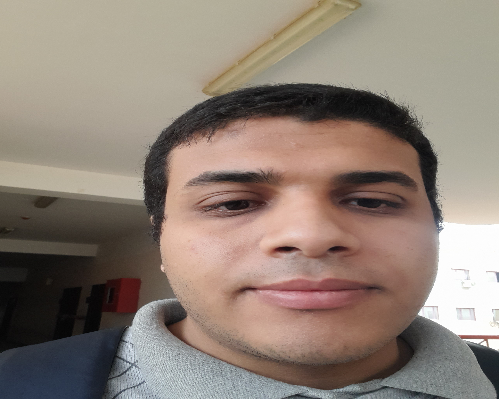
//> input picture processColorsWithClasses/coloredImage.png, 499 x 399 px, given in place of Board.mp4, which was not available
$ ./main   (built with g++ and OpenCV 4)
//> lines starting //> are read from the running program, lines starting //| are printed output that depends on the picture; after the words box and inside, x2 and y2 are one past the last pixel; in counts of white or black regions, pixels touching at a corner belong together; pictures that were not available may be replaced by others from this repository, and a replacement may not be noted
//> further down, frame is the input picture: 399 rows x 499 cols, CV_8UC3; mean B, G, R 118.2, 128.7, 142.8
#include <opencv2/core/core.hpp>
#include <opencv2/highgui/highgui.hpp>
#include <opencv2/imgproc/imgproc.hpp>
#include <iostream>
#include <vector>

class ColorDetector {
    private:

    // minimum acceptance distance
    int maxDist;

    // target color
    cv::Vec3b target;

    // image containing resulting binary map

    cv::Mat result;

    public:

    // empty constructor
    // default parameter initialization here.

    ColorDetector() : maxDist(100), target(0, 0, 0){} // initializer list constructor

    // Sets the color distance threshold
    // Threshold must be positive,
    // otherwise distance threshold is set to 0.

    // full constructor

    // [7 lines left out: function ColorDetector, not called in this run]
    cv::Mat operator() (const cv::Mat& image){

        cv::Mat output;

        // compute absolute difference with target color

        cv::absdiff(image, cv::Scalar(target), output);

        // split the channels into 3 images

        std::vector<cv::Mat> images;
        cv::split(output, images);

        // add the 3 channels

        output = images[0] + images[1] + images[2];

        // apply threshold

        cv::threshold(output,                  /// input image
                    output,                  /// output image
                    maxDist,                 /// threshold
                    255,                     /// max value
                    cv::THRESH_BINARY_INV);  /// thresholding mode
        return output;

    }
    // [25 lines left out: functions setColorDistanceThreshold, getColorDistanceThreshold, setTargetColor, not called in this run]
    void setTargetColor(cv::Vec3b color){
        target = color;
    }

    //  Gets the color to be detected

    // [4 lines left out: function getTargetColor, not called in this run]
    cv::Mat process(const cv::Mat& image);


    void detectHScolor(const cv::Mat& image,
    double minHue, double maxHue,
    double minSat, double maxSat,
    cv::Mat& mask){
//> called with minHue = 160, maxHue = 10, minSat = 25, maxSat = 166

        // convert into HSV space

        cv::Mat hsv;
        cv::cvtColor(image, hsv, cv::COLOR_BGR2HSV);
//> hsv: 399 rows x 499 cols, CV_8UC3; mean H, S, V 29.6, 52, 144.4

        // split the 3 channels into 3 images

        std::vector<cv::Mat> channels;
        cv::split(hsv, channels);
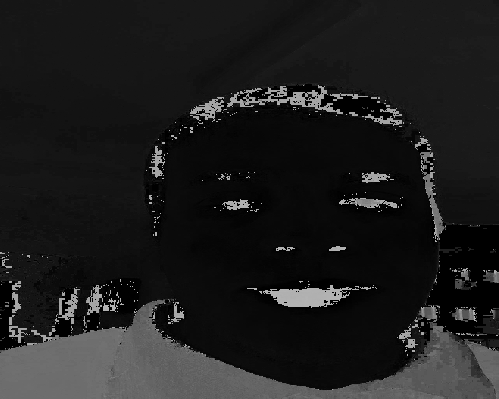
//> channels[0]: 399 rows x 499 cols, CV_8UC1; min 0, max 179, mean 29.6
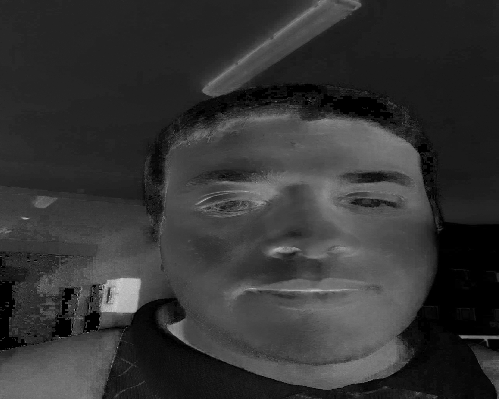
//> channels[1]: 399 rows x 499 cols, CV_8UC1; min 0, max 216, mean 52
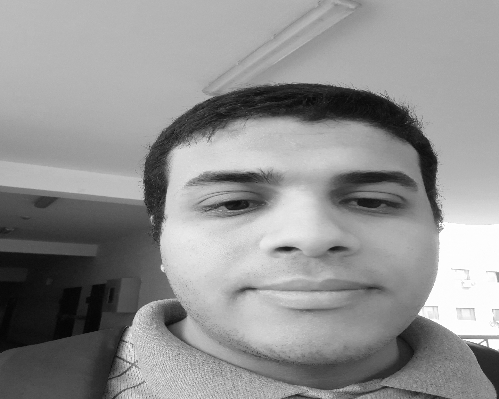
//> channels[2]: 399 rows x 499 cols, CV_8UC1; min 4, max 255, mean 144.4

        // Hue masking
        cv::Mat hueMask;

        cv::Mat mask1;
        cv::threshold(channels[0], mask1, maxHue, 255, cv::THRESH_BINARY_INV);
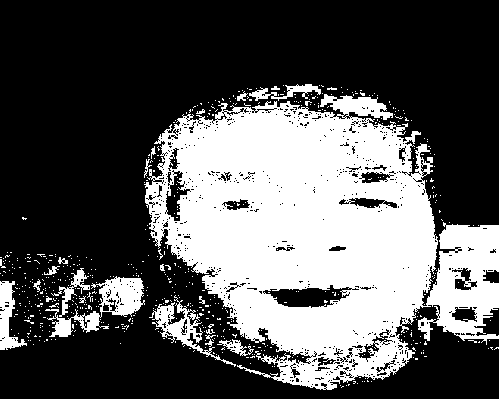
//> mask1: 399 rows x 499 cols, CV_8UC1; 34.6% white; 591 white regions (568 under 20 px), largest, box (x1, y1, x2, y2) and area: (144, 94, 499, 390) 61940, (45, 276, 145, 337) 1979, (149, 295, 236, 367) 1212
        cv::Mat mask2;
        cv::threshold(channels[0], mask2, minHue, 255, cv::THRESH_BINARY);
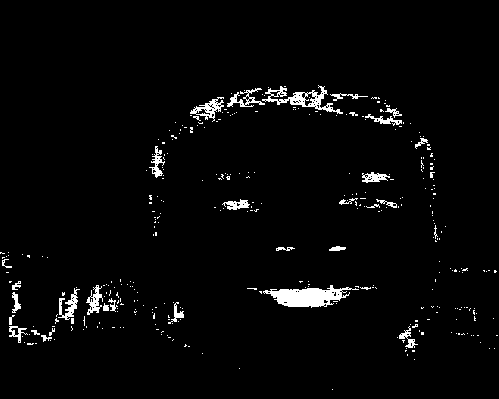
//> mask2: 399 rows x 499 cols, CV_8UC1; 2.8% white; 348 white regions (316 under 20 px), largest, box (x1, y1, x2, y2) and area: (263, 285, 359, 308) 1155, (262, 85, 343, 114) 661, (190, 97, 224, 122) 300
        if (minHue < maxHue)
            hueMask = mask1 & mask2;
        else
            hueMask = mask1 | mask2;
//> hueMask: 399 rows x 499 cols, CV_8UC1; 37.4% white; 403 white regions (387 under 20 px), largest, box (x1, y1, x2, y2) and area: (144, 84, 499, 390) 67194, (39, 268, 145, 342) 3277, (149, 295, 236, 367) 1369

        // Saturation masking
        cv::Mat satMask;

        cv::threshold(channels[1], mask1, maxSat, 255, cv::THRESH_BINARY_INV);
//> mask1: 399 rows x 499 cols, CV_8UC1; 99.5% white; 20 black regions (19 under 20 px), largest, box (x1, y1, x2, y2) and area: (102, 278, 140, 312) 860
        cv::threshold(channels[1], mask2, minSat, 255, cv::THRESH_BINARY);
//> mask2: 399 rows x 499 cols, CV_8UC1; 83.2% white; 633 black regions (616 under 20 px), largest, box (x1, y1, x2, y2) and area: (83, 96, 499, 399) 24480, (180, 77, 402, 129) 4358, (0, 257, 27, 350) 1004

        satMask = mask1 & mask2;
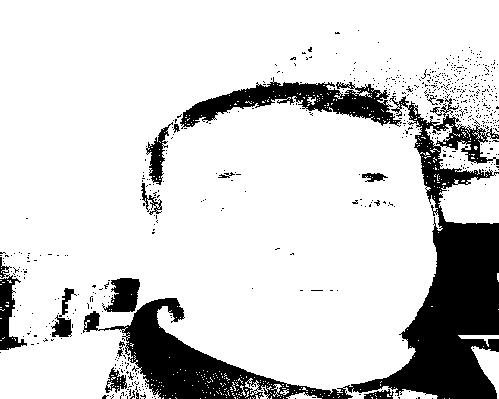
//> satMask: 399 rows x 499 cols, CV_8UC1; 82.8% white; 652 black regions (634 under 20 px), largest, box (x1, y1, x2, y2) and area: (83, 96, 499, 399) 24480, (180, 77, 402, 129) 4358, (0, 257, 27, 350) 1004


        // combine  mask

        mask = hueMask & satMask;
//> mask: 399 rows x 499 cols, CV_8UC1; 30.6% white; 500 white regions (472 under 20 px), largest, box (x1, y1, x2, y2) and area: (145, 96, 437, 390) 56146, (157, 306, 236, 366) 969, (45, 268, 90, 331) 669
    }


};
// [26 lines left out: function process, not called in this run]

int main(){
    cv::Mat frame;
    cv::VideoCapture cap;
    // int deviceID = 0;
    int apiID = cv::CAP_ANY;

    cap.open("Board.mp4", apiID);
    if(!cap.isOpened()){

        std::cerr << "Oops, Unable to open camera" << std::endl;
        return -1;
    }
    std::cout << "Start program"<< std::endl
              << "Press any key to quit!." << std::endl;
    cv::Mat mask;


    while(true){

        cap.read(frame);
        if(frame.empty()){
            continue;
        }
        // ColorDetector colordetector(100, 100, 150,       /// color
        //                                 100);       /// thresholddd call
        //     // cv::Mat image = cv::imread("1.jpg");

        cv::Mat image = frame;
        ColorDetector skinDetector;
        skinDetector.detectHScolor(image,
        160, 10,
        25, 166,
        mask);
        // cv::resize(image, image, cv::Size(499, 399));
        // cv::Mat result = colordetector(image);


        // show masked image

        cv::Mat detected(image.size(), CV_8UC3, cv::Scalar(0, 0, 0) );
        image.copyTo(detected, mask);
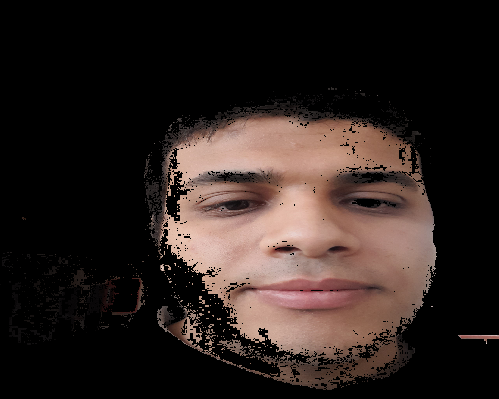
//> detected: 399 rows x 499 cols, CV_8UC3; mean B, G, R 31.1, 34.5, 45

        cv::imshow("skin detector", detected);
        cv::imshow("Image", image);

        if(cv::waitKey(10) >= 0){
//> the Esc key is pressed
            break;
        }           /// press any key to exit.

    }


    return 0;
}                   /// end main...!
